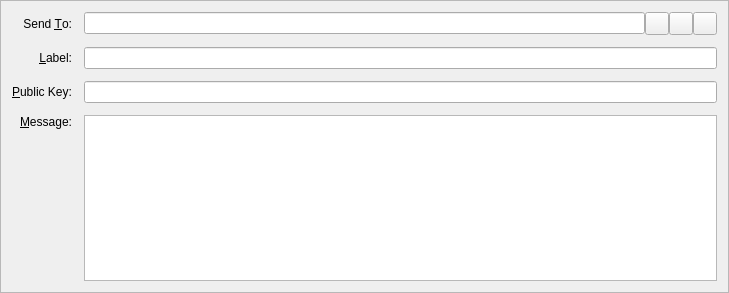
<?xml version="1.0" encoding="UTF-8"?>
<ui version="4.0">
 <class>SendMessagesEntry</class>
 <widget class="QFrame" name="SendMessagesEntry">
  <property name="geometry">
   <rect>
    <x>0</x>
    <y>0</y>
    <width>729</width>
    <height>293</height>
   </rect>
  </property>
  <property name="windowTitle">
   <string>Form</string>
  </property>
  <property name="frameShape">
   <enum>QFrame::StyledPanel</enum>
  </property>
  <property name="frameShadow">
   <enum>QFrame::Sunken</enum>
  </property>
  <layout class="QGridLayout" name="gridLayout">
   <property name="spacing">
    <number>12</number>
   </property>
   <item row="3" column="2">
    <layout class="QHBoxLayout" name="sendToLayout">
     <property name="spacing">
      <number>0</number>
     </property>
     <item>
      <widget class="QValidatedLineEdit" name="sendTo">
       <property name="toolTip">
        <string>&lt;html&gt;&lt;head/&gt;&lt;body&gt;&lt;p&gt;The address to send the message to  (e.g. VIRTA1xGeKnTkaAotEVgs2rnUfVsFv8LVSM)&lt;/p&gt;&lt;/body&gt;&lt;/html&gt;</string>
       </property>
       <property name="maxLength">
        <number>34</number>
       </property>
      </widget>
     </item>
     <item>
      <widget class="QToolButton" name="addressBookButton">
       <property name="toolTip">
        <string>Choose address from address book</string>
       </property>
       <property name="text">
        <string/>
       </property>
       <property name="icon">
        <iconset resource="../bitcoin.qrc">
         <normaloff>:/icons/address-book</normaloff>:/icons/address-book</iconset>
       </property>
       <property name="shortcut">
        <string>Alt+A</string>
       </property>
      </widget>
     </item>
     <item>
      <widget class="QToolButton" name="pasteButton">
       <property name="toolTip">
        <string>Paste address from clipboard</string>
       </property>
       <property name="text">
        <string/>
       </property>
       <property name="icon">
        <iconset resource="../bitcoin.qrc">
         <normaloff>:/icons/editpaste</normaloff>:/icons/editpaste</iconset>
       </property>
       <property name="shortcut">
        <string>Alt+P</string>
       </property>
      </widget>
     </item>
     <item>
      <widget class="QToolButton" name="deleteButton">
       <property name="toolTip">
        <string>Remove this recipient</string>
       </property>
       <property name="text">
        <string/>
       </property>
       <property name="icon">
        <iconset resource="../bitcoin.qrc">
         <normaloff>:/icons/remove</normaloff>:/icons/remove</iconset>
       </property>
      </widget>
     </item>
    </layout>
   </item>
   <item row="6" column="0">
    <widget class="QLabel" name="messageLabel">
     <property name="text">
      <string>&amp;Message:</string>
     </property>
     <property name="alignment">
      <set>Qt::AlignRight|Qt::AlignTop|Qt::AlignTrailing</set>
     </property>
     <property name="buddy">
      <cstring>messageText</cstring>
     </property>
    </widget>
   </item>
   <item row="3" column="0">
    <widget class="QLabel" name="label_2">
     <property name="text">
      <string>Send &amp;To:</string>
     </property>
     <property name="alignment">
      <set>Qt::AlignRight|Qt::AlignTrailing|Qt::AlignVCenter</set>
     </property>
     <property name="buddy">
      <cstring>sendTo</cstring>
     </property>
    </widget>
   </item>
   <item row="6" column="2">
    <widget class="QValidatedTextEdit" name="messageText">
     <property name="mouseTracking">
      <bool>true</bool>
     </property>
     <property name="focusPolicy">
      <enum>Qt::WheelFocus</enum>
     </property>
     <property name="tabChangesFocus">
      <bool>false</bool>
     </property>
    </widget>
   </item>
   <item row="4" column="2">
    <widget class="QValidatedLineEdit" name="addAsLabel">
     <property name="enabled">
      <bool>true</bool>
     </property>
     <property name="toolTip">
      <string>Enter a label for this address to add it to your address book</string>
     </property>
    </widget>
   </item>
   <item row="4" column="0">
    <widget class="QLabel" name="label_4">
     <property name="text">
      <string>&amp;Label:</string>
     </property>
     <property name="alignment">
      <set>Qt::AlignRight|Qt::AlignTrailing|Qt::AlignVCenter</set>
     </property>
     <property name="buddy">
      <cstring>addAsLabel</cstring>
     </property>
    </widget>
   </item>
   <item row="5" column="0">
    <widget class="QLabel" name="publicKeyLabel">
     <property name="text">
      <string>&amp;Public Key:</string>
     </property>
     <property name="buddy">
      <cstring>publicKey</cstring>
     </property>
    </widget>
   </item>
   <item row="5" column="2">
    <widget class="QValidatedLineEdit" name="publicKey"/>
   </item>
  </layout>
 </widget>
 <customwidgets>
  <customwidget>
   <class>QValidatedLineEdit</class>
   <extends>QLineEdit</extends>
   <header>qvalidatedlineedit.h</header>
  </customwidget>
  <customwidget>
   <class>QValidatedTextEdit</class>
   <extends>QPlainTextEdit</extends>
   <header>qvalidatedtextedit.h</header>
  </customwidget>
 </customwidgets>
 <resources>
  <include location="../bitcoin.qrc"/>
 </resources>
 <connections/>
</ui>
